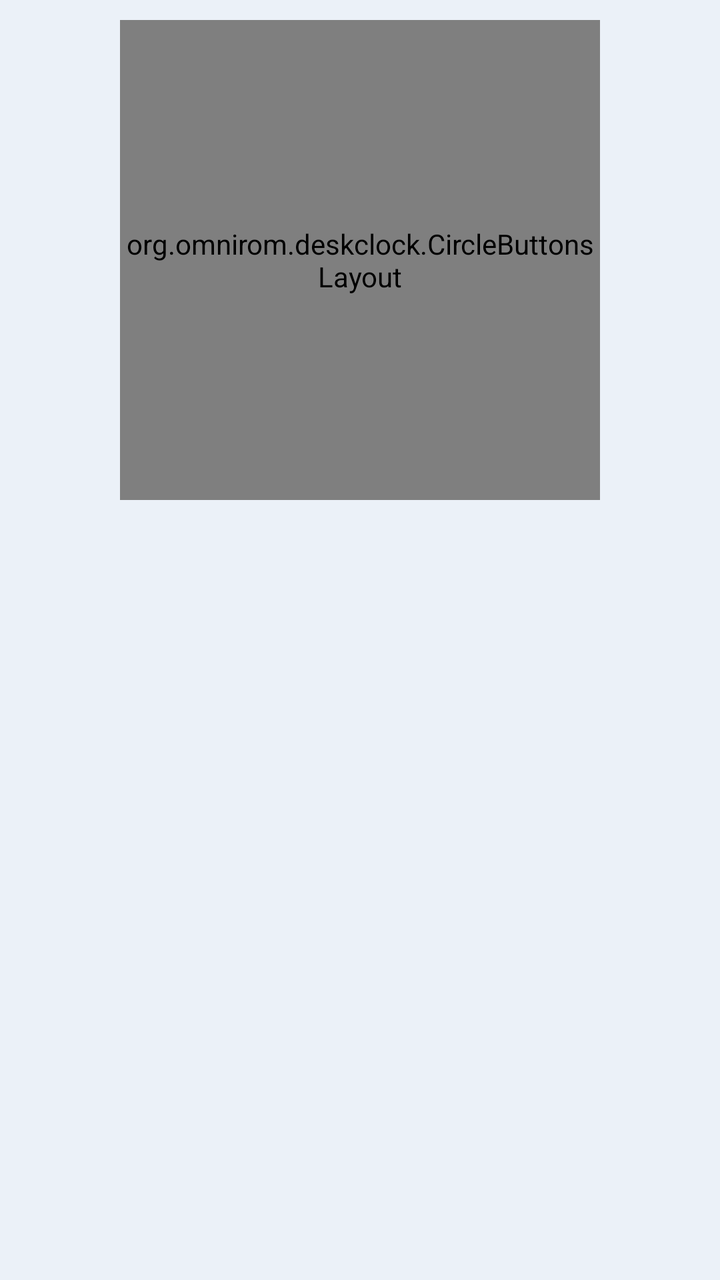
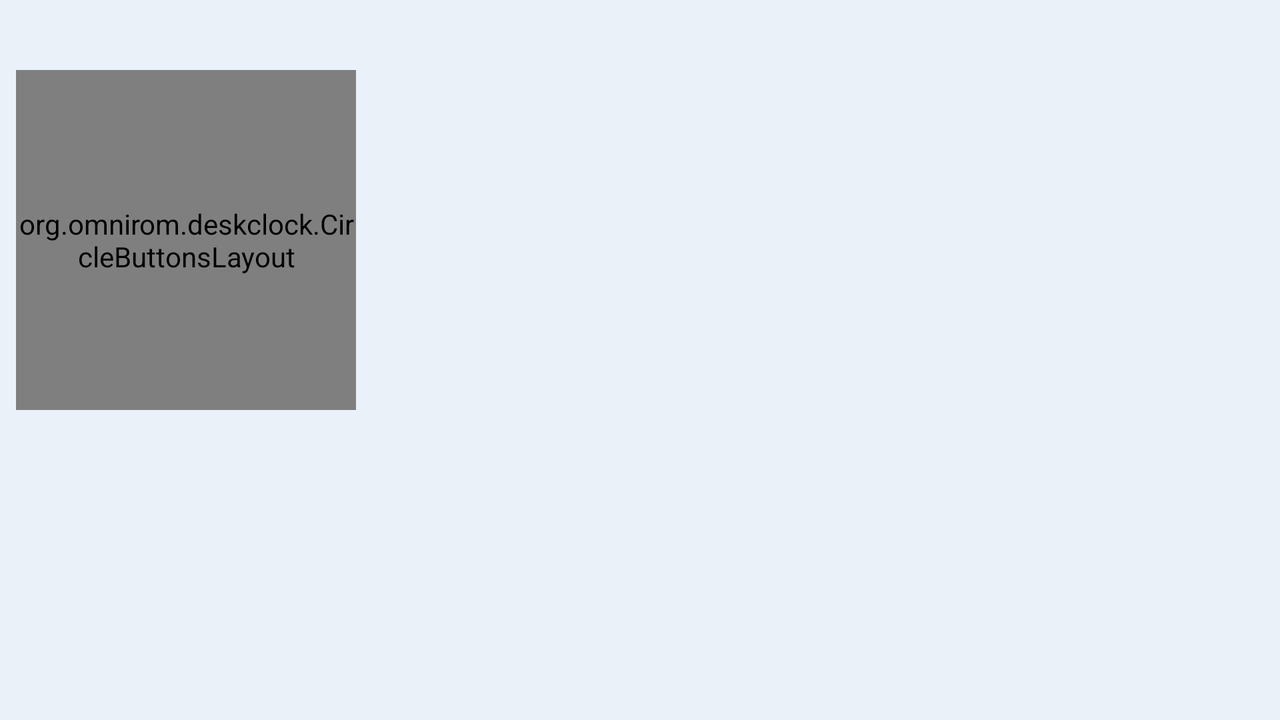

First picture: res/layout/ on a phone held upright. Second picture: the repository's own variant of that layout, on a device whose configuration matches the variant's folder. Source for both follows.
<!-- AndroidManifest.xml: application theme DeskClock -->
<!-- res/layout/stopwatch_fragment.xml -->
<?xml version="1.0" encoding="utf-8"?>
<LinearLayout xmlns:android="http://schemas.android.com/apk/res/android"
              android:layout_width="match_parent"
              android:layout_height="match_parent"
              android:layout_gravity="center"
              android:gravity="center"
              android:orientation="vertical">

    <LinearLayout
        android:layout_width="wrap_content"
        android:layout_height="wrap_content"
        android:layout_gravity="center"
        android:gravity="center">

        <org.omnirom.deskclock.CircleButtonsLayout
            android:id="@+id/stopwatch_circle"
            android:layout_width="@dimen/circle_size"
            android:layout_height="@dimen/circle_size"
            android:layout_marginBottom="@dimen/circle_margin_top"
            android:layout_marginEnd="@dimen/circle_margin"
            android:layout_marginStart="@dimen/circle_margin"
            android:layout_marginTop="@dimen/circle_margin_top">

            <org.omnirom.deskclock.CircleTimerView
                android:id="@+id/stopwatch_time"
                android:layout_width="match_parent"
                android:layout_height="match_parent"
                android:background="@drawable/bg_circle_view"/>

            <org.omnirom.deskclock.timer.CountingTimerView
                android:id="@+id/stopwatch_time_text"
                android:layout_width="wrap_content"
                android:layout_height="@dimen/big_font_size"
                android:layout_gravity="center"
                android:background="?attr/selectableItemBackgroundBorderless"/>

        </org.omnirom.deskclock.CircleButtonsLayout>
    </LinearLayout>

    <ListView
        android:id="@+id/laps_list"
        android:layout_width="match_parent"
        android:layout_height="0dip"
        android:layout_marginEnd="16dip"
        android:layout_marginStart="16dip"
        android:layout_weight="2"
        android:paddingBottom="4dp"
        android:scrollbars="none"/>

    <Space
        android:id="@+id/end_space"
        android:layout_width="match_parent"
        android:layout_height="@dimen/button_footer_height"/>
</LinearLayout>
<!-- resources referenced by this layout -->
<resources>
  <dimen name="big_font_size">88sp</dimen>
  <dimen name="button_footer_height">120dip</dimen>
  <dimen name="circle_margin">32dp</dimen>
  <dimen name="circle_margin_top">10dp</dimen>
  <dimen name="circle_size">240dp</dimen>
  <style name="DeskClock" parent="DeskClockLight" />
  <style name="DialogTheme" parent="@style/Theme.AppCompat.Light.Dialog">
          <item name="colorAccent">@color/primary</item>
          <item name="colorPrimary">@color/primary</item>
          <item name="colorPrimaryDark">@color/primary_dark</item>
          <item name="android:windowBackground">@color/window_background</item>
      </style>
  <!-- from res/values-v31/ -->
  <color name="accent">@android:color/system_accent1_700</color>
  <!-- from res/values-v31/ -->
  <color name="primary">@android:color/system_accent2_200</color>
  <!-- from res/values-v31/ -->
  <color name="primary_dark">@android:color/system_accent2_700</color>
  <!-- from res/values-v31/ -->
  <color name="material_grey_600">#ff757575</color>
  <!-- from res/values-v31/ -->
  <color name="view_background">@color/white</color>
  <!-- from res/values-v31/ -->
  <color name="window_background">@android:color/system_neutral2_50</color>
  <style name="ActionBarStyle" parent="@style/Widget.AppCompat.Light.ActionBar">
          <item name="background">@color/window_background</item>
          <item name="popupTheme">@style/ActionBarPopupTheme</item>
      </style>
  <style name="Switch" parent="@android:style/Widget.Material.CompoundButton.Switch">
          <item name="android:switchMinWidth">52dp</item>
          <item name="android:minHeight">@dimen/touch_target_min_size</item>
          <item name="android:track">@drawable/switch_track</item>
          <item name="track">@drawable/switch_track</item>
          <item name="android:thumb">@drawable/switch_thumb</item>
          <item name="thumbTint">?android:attr/windowBackground</item>
      </style>
  <style name="SnackBarStyle" parent="@style/Widget.MaterialComponents.Snackbar">
          <item name="android:background">@drawable/popup_background</item>
          <item name="android:layout_margin">@null</item>
          <item name="android:layout_marginLeft">8.0dip</item>
          <item name="android:layout_marginTop">8.0dip</item>
          <item name="android:layout_marginRight">8.0dip</item>
          <item name="android:layout_marginBottom">8dp</item>
      </style>
  <!-- from res/values-v31/ -->
  <color name="white">#ffffffff</color>
  <style name="ActionBarPopupTheme" parent="@style/Widget.AppCompat.Light.PopupMenu">
          <item name="android:colorBackground">@color/view_background</item>
      </style>
  <dimen name="touch_target_min_size">48dp</dimen>
  <!-- drawable switch_track (drawable) -->
  <?xml version="1.0" encoding="utf-8"?>
  <shape
      xmlns:android="http://schemas.android.com/apk/res/android"
      android:shape="rectangle"
      android:width="52dp"
      android:height="28dp">
  
      <solid android:color="@color/switch_track" />
      <corners android:radius="35dp" />
  </shape>
  <!-- drawable switch_thumb (drawable) -->
  <?xml version="1.0" encoding="utf-8"?>
  <layer-list xmlns:android="http://schemas.android.com/apk/res/android">
      <item
          android:top="4dp"
          android:left="4dp"
          android:right="4dp"
          android:bottom="4dp">
          <shape android:shape="oval" >
              <size android:height="20dp" android:width="20dp" />
              <solid android:color="?android:attr/windowBackground" />
          </shape>
      </item>
  </layer-list>
  <!-- drawable popup_background (drawable) -->
  <?xml version="1.0" encoding="utf-8"?>
  <shape xmlns:android="http://schemas.android.com/apk/res/android"
      android:shape="rectangle">
  
      <corners android:radius="28dp" />
      <solid android:color="@color/material_grey_800" />
  </shape>
  <!-- from res/values-v31/ -->
  <color name="material_grey_800">#ff424242</color>
</resources>
<!-- res/layout-land/stopwatch_fragment.xml (the author's variant of the layout above) -->
<!-- drawn on the phone turned sideways -->
<?xml version="1.0" encoding="utf-8"?>
<LinearLayout xmlns:android="http://schemas.android.com/apk/res/android"
              android:layout_width="match_parent"
              android:layout_height="match_parent"
              android:layout_gravity="center"
              android:gravity="center"
              android:orientation="horizontal">

    <LinearLayout
        android:layout_width="wrap_content"
        android:layout_height="wrap_content"
        android:layout_gravity="center"
        android:gravity="center_horizontal"
        android:paddingBottom="@dimen/button_footer_height">

        <org.omnirom.deskclock.CircleButtonsLayout
            android:id="@+id/stopwatch_circle"
            android:layout_width="@dimen/circle_size"
            android:layout_height="@dimen/circle_size"
            android:layout_gravity="center"
            android:layout_marginEnd="@dimen/circle_margin"
            android:layout_marginStart="@dimen/circle_margin">

            <org.omnirom.deskclock.CircleTimerView
                android:id="@+id/stopwatch_time"
                android:layout_width="match_parent"
                android:layout_height="match_parent"
                android:background="@drawable/bg_circle_view"/>

            <org.omnirom.deskclock.timer.CountingTimerView
                android:id="@+id/stopwatch_time_text"
                android:layout_width="wrap_content"
                android:layout_height="@dimen/big_font_size"
                android:layout_gravity="center"
                android:background="?attr/selectableItemBackgroundBorderless"/>

        </org.omnirom.deskclock.CircleButtonsLayout>
    </LinearLayout>

    <ListView
        android:id="@+id/laps_list"
        android:layout_width="match_parent"
        android:layout_height="wrap_content"
        android:layout_gravity="center"
        android:layout_marginEnd="16dp"
        android:layout_marginStart="16dp"
        android:paddingBottom="4dp"
        android:scrollbars="none"/>

</LinearLayout>
<!-- resources referenced by the variant -->
<!-- as the phone turned sideways resolves them -->
<resources>
  <dimen name="big_font_size">88sp</dimen>
  <dimen name="button_footer_height">120dip</dimen>
  <!-- from res/values-land/ -->
  <dimen name="circle_margin">8dp</dimen>
  <!-- from res/values-land/ -->
  <dimen name="circle_size">170dip</dimen>
  <style name="DeskClock" parent="DeskClockLight" />
  <style name="DialogTheme" parent="@style/Theme.AppCompat.Light.Dialog">
          <item name="colorAccent">@color/primary</item>
          <item name="colorPrimary">@color/primary</item>
          <item name="colorPrimaryDark">@color/primary_dark</item>
          <item name="android:windowBackground">@color/window_background</item>
      </style>
  <!-- from res/values-v31/ -->
  <color name="accent">@android:color/system_accent1_700</color>
  <!-- from res/values-v31/ -->
  <color name="primary">@android:color/system_accent2_200</color>
  <!-- from res/values-v31/ -->
  <color name="primary_dark">@android:color/system_accent2_700</color>
  <!-- from res/values-v31/ -->
  <color name="material_grey_600">#ff757575</color>
  <!-- from res/values-v31/ -->
  <color name="view_background">@color/white</color>
  <!-- from res/values-v31/ -->
  <color name="window_background">@android:color/system_neutral2_50</color>
  <style name="ActionBarStyle" parent="@style/Widget.AppCompat.Light.ActionBar">
          <item name="background">@color/window_background</item>
          <item name="popupTheme">@style/ActionBarPopupTheme</item>
      </style>
  <style name="Switch" parent="@android:style/Widget.Material.CompoundButton.Switch">
          <item name="android:switchMinWidth">52dp</item>
          <item name="android:minHeight">@dimen/touch_target_min_size</item>
          <item name="android:track">@drawable/switch_track</item>
          <item name="track">@drawable/switch_track</item>
          <item name="android:thumb">@drawable/switch_thumb</item>
          <item name="thumbTint">?android:attr/windowBackground</item>
      </style>
  <style name="SnackBarStyle" parent="@style/Widget.MaterialComponents.Snackbar">
          <item name="android:background">@drawable/popup_background</item>
          <item name="android:layout_margin">@null</item>
          <item name="android:layout_marginLeft">8.0dip</item>
          <item name="android:layout_marginTop">8.0dip</item>
          <item name="android:layout_marginRight">8.0dip</item>
          <item name="android:layout_marginBottom">8dp</item>
      </style>
  <!-- from res/values-v31/ -->
  <color name="white">#ffffffff</color>
  <style name="ActionBarPopupTheme" parent="@style/Widget.AppCompat.Light.PopupMenu">
          <item name="android:colorBackground">@color/view_background</item>
      </style>
  <dimen name="touch_target_min_size">48dp</dimen>
  <!-- drawable switch_track (drawable) -->
  <?xml version="1.0" encoding="utf-8"?>
  <shape
      xmlns:android="http://schemas.android.com/apk/res/android"
      android:shape="rectangle"
      android:width="52dp"
      android:height="28dp">
  
      <solid android:color="@color/switch_track" />
      <corners android:radius="35dp" />
  </shape>
  <!-- drawable switch_thumb (drawable) -->
  <?xml version="1.0" encoding="utf-8"?>
  <layer-list xmlns:android="http://schemas.android.com/apk/res/android">
      <item
          android:top="4dp"
          android:left="4dp"
          android:right="4dp"
          android:bottom="4dp">
          <shape android:shape="oval" >
              <size android:height="20dp" android:width="20dp" />
              <solid android:color="?android:attr/windowBackground" />
          </shape>
      </item>
  </layer-list>
  <!-- drawable popup_background (drawable) -->
  <?xml version="1.0" encoding="utf-8"?>
  <shape xmlns:android="http://schemas.android.com/apk/res/android"
      android:shape="rectangle">
  
      <corners android:radius="28dp" />
      <solid android:color="@color/material_grey_800" />
  </shape>
  <!-- from res/values-v31/ -->
  <color name="material_grey_800">#ff424242</color>
</resources>
